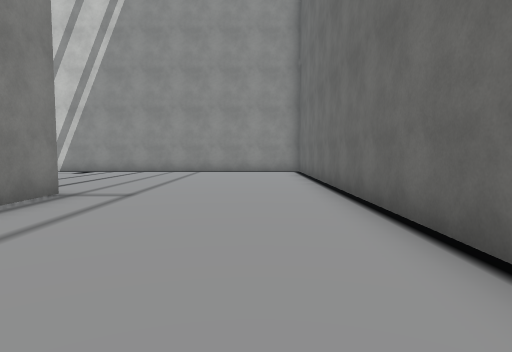
[1] (above)

20 first-person views from a walk through a 3-D level made in the Unity game engine. The camera is 1.5 m above the floor, tilts 4° down and sees 75° across. The floor is counted in squares, 2 m on a side. Each view is taken from the middle of a square. On the plan, view 1 faces up. The plan holds only what a view shows up to about 11 squares ahead; the rest is blank. The place goes on beyond the plan. The player character is not drawn. Some surface patterns are stand-ins.

[2]
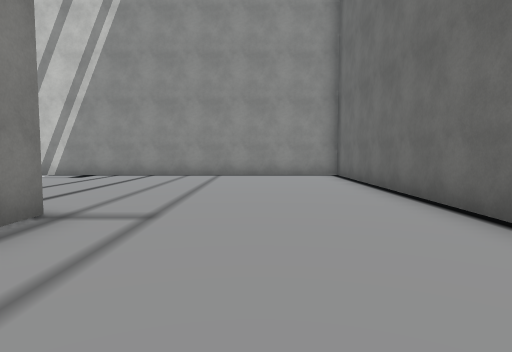

[3]
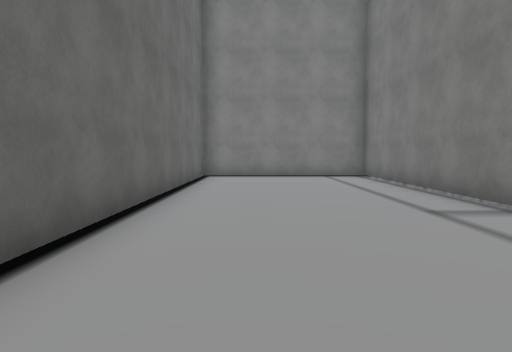

[4]
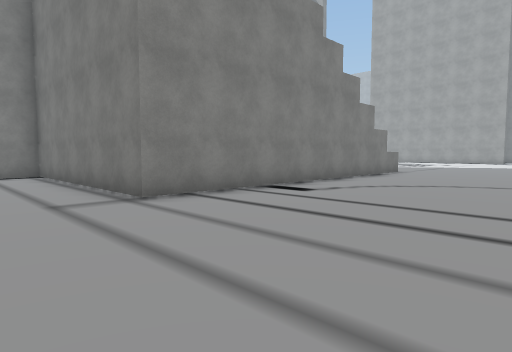

[5]
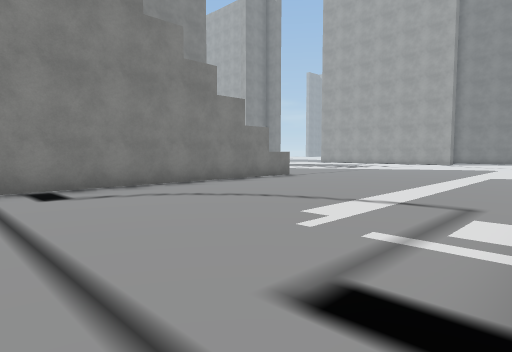

[6]
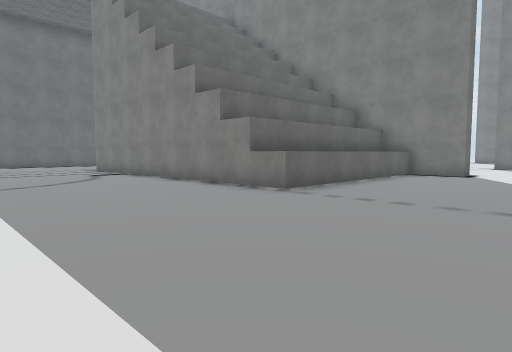

[7]
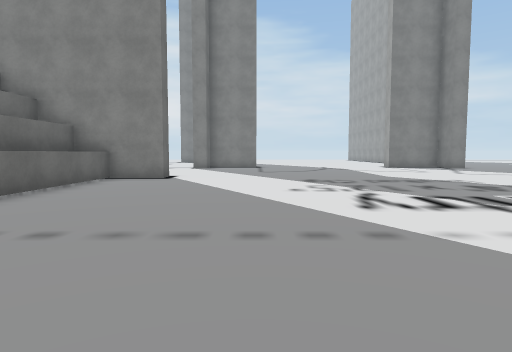

[8]
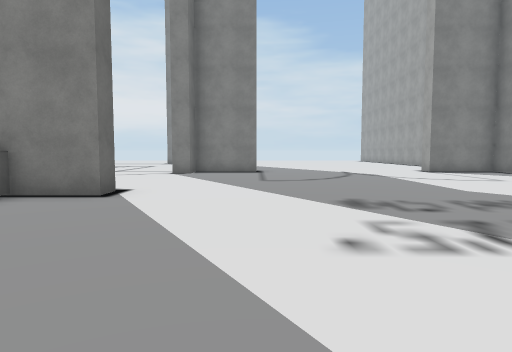

[9]
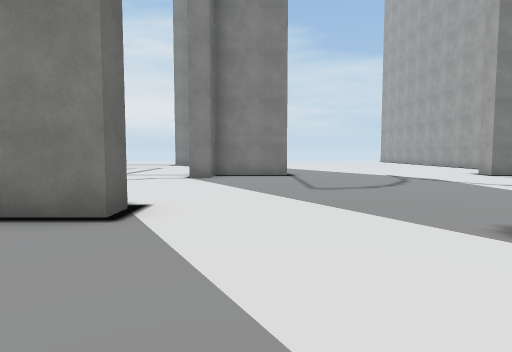

[10]
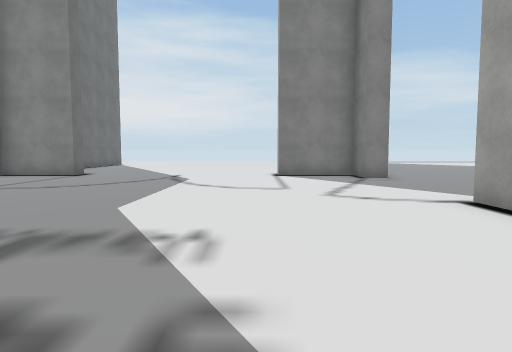

[11]
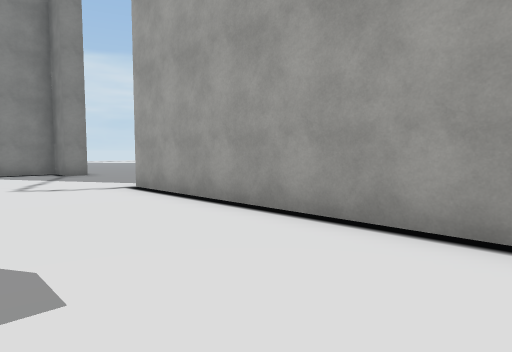

[12]
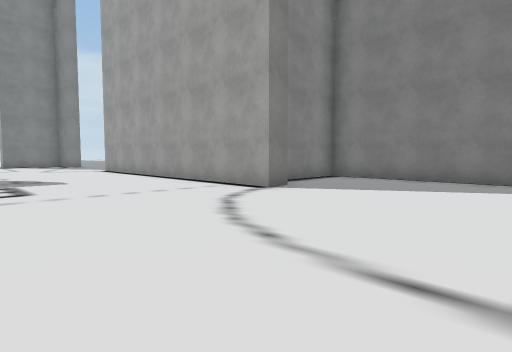

[13]
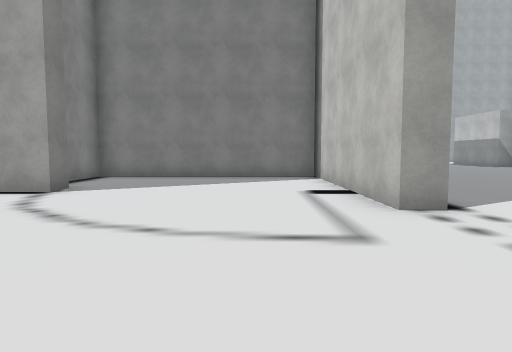

[14]
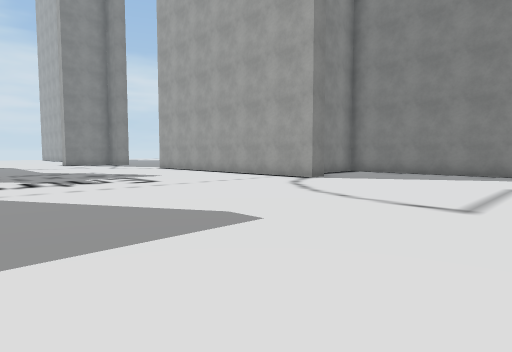

[15]
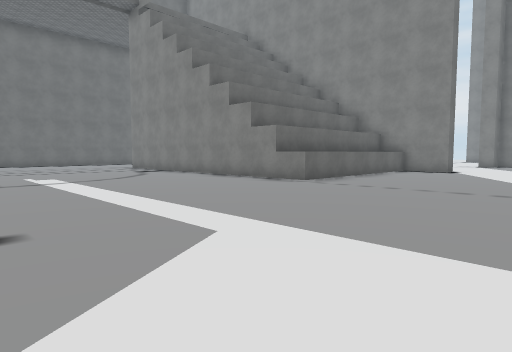

[16]
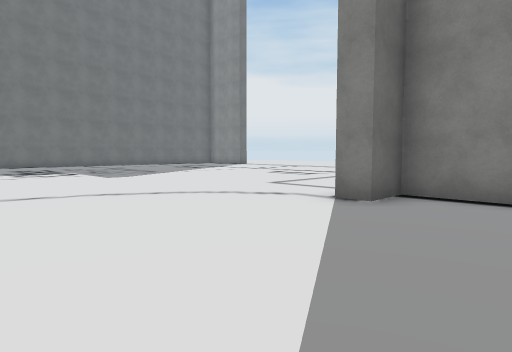

[17]
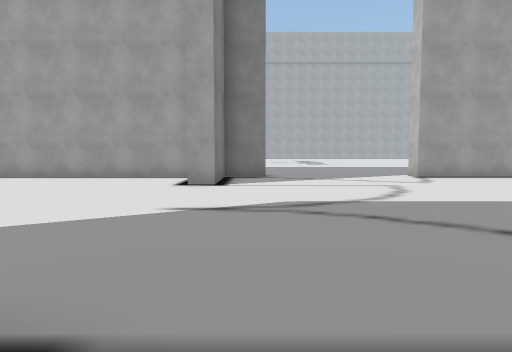

[18]
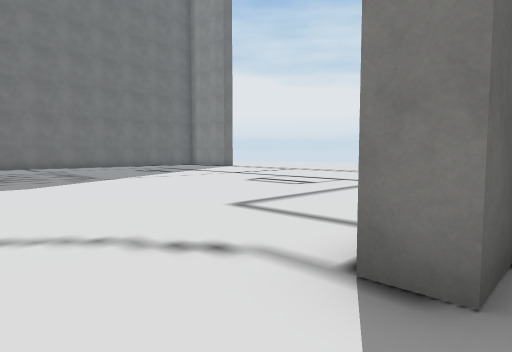

[19]
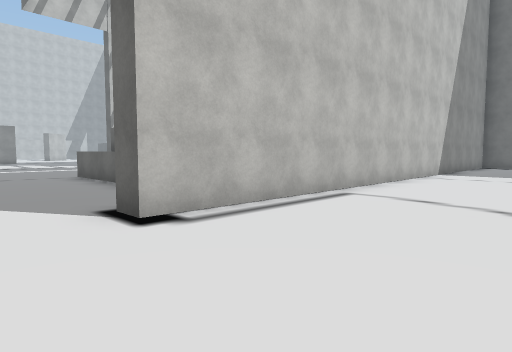

[20]
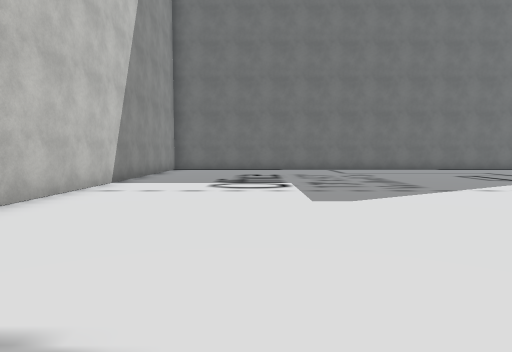

### Floor plan
Points are (right, up) in squares from view 1. A wall is a line through its corners. A room is listed if a view was taken in it or the views show most of it. See-through windows are left out.
Room 1 (views 1, 2, 3, 4, 5, 6, 7, 8, 9, 10, 11, 12, 13, 14, 15, 16, 17, 18, 19, 20)
walls: (-13.7, -0.9) (-13.7, 5.9) (-3.5, 5.9) (-3.5, -0.8) (1.7, -0.8) (1.7, 13.1); (-18.1, -8) (-15.7, -8) (-15.7, -6.8) (-15, -6.8); (-1.9, -1.4) (-15.3, -1.4) (-15.3, -0.8) (-12.7, -0.8) (-12.7, 5.9); (-28, 7.1) (-27.3, 7.1) (-27.3, -2); (-27.3, -8) (-24.7, -8) (-24.7, -8.6); (-27.3, -9) (-27.3, -12.5); (-25.3, 13.5) (-25.3, 12.9) (-31.8, 12.9); (-31.3, 12.9) (-31.3, 6.1) (-29, 6.1)
ways out: opening at (-26.2, -5)

Positions as (right, up) in squares from view 1, and headings:
1: (0, 0), facing up
2: (-1, 2), facing up
3: (0, 10), facing down
4: (-1, 11), facing down-left
5: (-5, 13), facing down-left
6: (-18, 11), facing down-right
7: (-18, 9), facing down
8: (-18, 5), facing down
9: (-17, 3), facing down
10: (-24, 3), facing down
11: (-24, 5), facing down-left
12: (-22, 12), facing down-left
13: (-21, 11), facing left
14: (-19, 13), facing down-left
15: (-19, 13), facing down-right
16: (-18, -2), facing down-right
17: (-17, -7), facing left
18: (-16, -5), facing down-right
19: (-17, -5), facing up-right
20: (-13, -5), facing right
